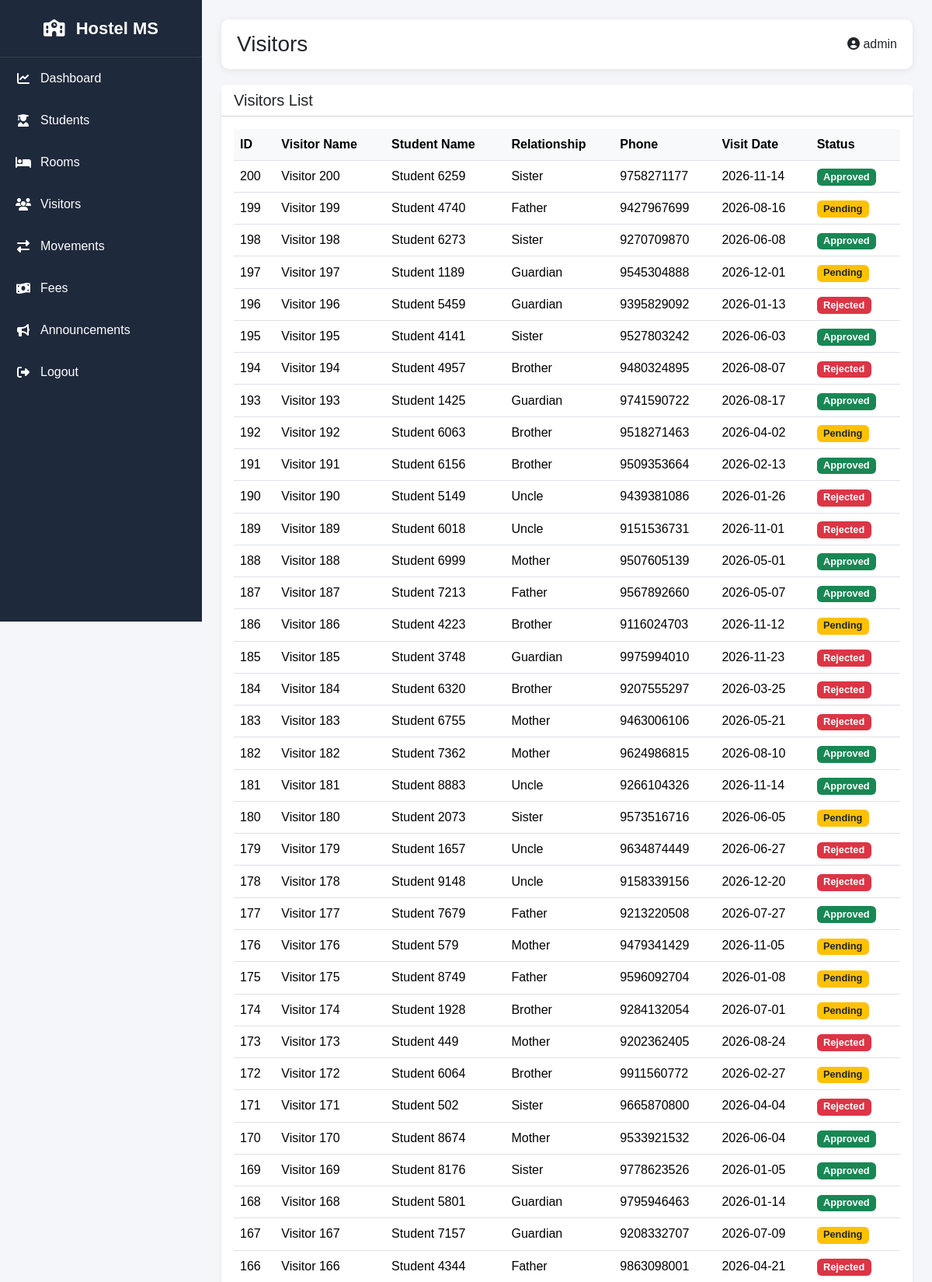
Page /visitors (signed in, upper part) on the committed database.
### models.py (models this page shows)
class Visitor(db.Model):
    __tablename__ = "visitors"
    id = db.Column(
        db.Integer,
        primary_key=True
    )
    name = db.Column(
        db.String(150),
        nullable=False
    )
    student_name = db.Column(
        db.String(150),
        nullable=False
    )
    relationship = db.Column(
        db.String(100)
    )
    phone = db.Column(
        db.String(20)
    )
    visit_date = db.Column(
        db.String(50)
    )
    status = db.Column(
        db.String(20),
        default="Pending"
    )
    created_at = db.Column(
        db.DateTime,
        default=datetime.utcnow
    )

### routes/hostel_routes.py (the view)
@hostel_bp.route(
    "/visitors"
)
def visitors():
    if "user_id" not in session:
        return redirect(
            url_for(
                "auth.login"
            )
        )
    visitors = Visitor.query.order_by(
        Visitor.created_at.desc()
    ).all()
    return render_template(
        "visitors.html",
        visitors=visitors
    )

### templates/visitors.html (shortened to what this page needs)
{% extends "base.html" %}
{% block page_title %}
Visitors
{% endblock %}
{% block content %}
<div class="card border-0 shadow-sm">
    <div class="card-header bg-white">
        <h5 class="mb-0">
            Visitors List
        </h5>
    </div>
    <div class="card-body">
        <div class="table-responsive">
            <table class="table table-hover align-middle">
                <thead>
                    <tr>
                        <th>ID</th>
                        <th>Visitor Name</th>
                        <th>Student Name</th>
                        <th>Relationship</th>
                        <th>Phone</th>
                        <th>Visit Date</th>
                        <th>Status</th>
                    </tr>
                </thead>
                <tbody>
                    {% for visitor in visitors %}
                    <tr>
                        <td>
                            {{ visitor.id }}
                        </td>
                        <td>
                            {{ visitor.name }}
                        </td>
                        <td>
                            {{ visitor.student_name }}
                        </td>
                        <td>
                            {{ visitor.relationship }}
                        </td>
                        <td>
                            {{ visitor.phone }}
                        </td>
                        <td>
                            {{ visitor.visit_date }}
                        </td>
                        <td>
                            {% if visitor.status == 'Approved' %}
                            <span class="badge bg-success">
                                {{ visitor.status }}
                            </span>
                            {% elif visitor.status == 'Pending' %}
                            <span class="badge bg-warning text-dark">
                                {{ visitor.status }}
                            </span>
                            {% else %}
                            <span class="badge bg-danger">
                                {{ visitor.status }}
                            </span>
                            {% endif %}
                        </td>
                    </tr>
                    {% else %}
                    <tr>
                        <td colspan="7" class="text-center text-muted">
                            No visitors found
                        </td>
                    </tr>
                    {% endfor %}
                </tbody>
            </table>
        </div>
    </div>
</div>
{% endblock %}

### static/css/style.css (style rules this page uses)
* { margin:0; padding:0; box-sizing:border-box; }
body { background:#f4f6f9; font-family:Arial,Helvetica,sans-serif; }
.card { border-radius:12px; }
.table th { background:#f8f9fa; }
.badge { font-size:0.8rem; }

### rows in the picture
Visitor: id "200", name "Visitor 200", student_name "Student 6259", relationship "Sister", phone "9758271177", visit_date "2026-11-14", status "Approved"
Visitor: id "199", name "Visitor 199", student_name "Student 4740", relationship "Father", phone "9427967699", visit_date "2026-08-16", status "Pending"
Visitor: id "198", name "Visitor 198", student_name "Student 6273", relationship "Sister", phone "9270709870", visit_date "2026-06-08", status "Approved"
Visitor: id "197", name "Visitor 197", student_name "Student 1189", relationship "Guardian", phone "9545304888", visit_date "2026-12-01", status "Pending"
Visitor: id "196", name "Visitor 196", student_name "Student 5459", relationship "Guardian", phone "9395829092", visit_date "2026-01-13", status "Rejected"
Visitor: id "195", name "Visitor 195", student_name "Student 4141", relationship "Sister", phone "9527803242", visit_date "2026-06-03", status "Approved"
Visitor: id "194", name "Visitor 194", student_name "Student 4957", relationship "Brother", phone "9480324895", visit_date "2026-08-07", status "Rejected"
Visitor: id "193", name "Visitor 193", student_name "Student 1425", relationship "Guardian", phone "9741590722", visit_date "2026-08-17", status "Approved"
Visitor: id "192", name "Visitor 192", student_name "Student 6063", relationship "Brother", phone "9518271463", visit_date "2026-04-02", status "Pending"
Visitor: id "191", name "Visitor 191", student_name "Student 6156", relationship "Brother", phone "9509353664", visit_date "2026-02-13", status "Approved"
Visitor: id "190", name "Visitor 190", student_name "Student 5149", relationship "Uncle", phone "9439381086", visit_date "2026-01-26", status "Rejected"
Visitor: id "189", name "Visitor 189", student_name "Student 6018", relationship "Uncle", phone "9151536731", visit_date "2026-11-01", status "Rejected"
Visitor: id "188", name "Visitor 188", student_name "Student 6999", relationship "Mother", phone "9507605139", visit_date "2026-05-01", status "Approved"
Visitor: id "187", name "Visitor 187", student_name "Student 7213", relationship "Father", phone "9567892660", visit_date "2026-05-07", status "Approved"
Visitor: id "186", name "Visitor 186", student_name "Student 4223", relationship "Brother", phone "9116024703", visit_date "2026-11-12", status "Pending"
Visitor: id "185", name "Visitor 185", student_name "Student 3748", relationship "Guardian", phone "9975994010", visit_date "2026-11-23", status "Rejected"
Visitor: id "184", name "Visitor 184", student_name "Student 6320", relationship "Brother", phone "9207555297", visit_date "2026-03-25", status "Rejected"
Visitor: id "183", name "Visitor 183", student_name "Student 6755", relationship "Mother", phone "9463006106", visit_date "2026-05-21", status "Rejected"
Visitor: id "182", name "Visitor 182", student_name "Student 7362", relationship "Mother", phone "9624986815", visit_date "2026-08-10", status "Approved"
Visitor: id "181", name "Visitor 181", student_name "Student 8883", relationship "Uncle", phone "9266104326", visit_date "2026-11-14", status "Approved"
Visitor: id "180", name "Visitor 180", student_name "Student 2073", relationship "Sister", phone "9573516716", visit_date "2026-06-05", status "Pending"
Visitor: id "179", name "Visitor 179", student_name "Student 1657", relationship "Uncle", phone "9634874449", visit_date "2026-06-27", status "Rejected"
Visitor: id "178", name "Visitor 178", student_name "Student 9148", relationship "Uncle", phone "9158339156", visit_date "2026-12-20", status "Rejected"
Visitor: id "177", name "Visitor 177", student_name "Student 7679", relationship "Father", phone "9213220508", visit_date "2026-07-27", status "Approved"
Visitor: id "176", name "Visitor 176", student_name "Student 579", relationship "Mother", phone "9479341429", visit_date "2026-11-05", status "Pending"
Visitor: id "175", name "Visitor 175", student_name "Student 8749", relationship "Father", phone "9596092704", visit_date "2026-01-08", status "Pending"
Visitor: id "174", name "Visitor 174", student_name "Student 1928", relationship "Brother", phone "9284132054", visit_date "2026-07-01", status "Pending"
Visitor: id "173", name "Visitor 173", student_name "Student 449", relationship "Mother", phone "9202362405", visit_date "2026-08-24", status "Rejected"
Visitor: id "172", name "Visitor 172", student_name "Student 6064", relationship "Brother", phone "9911560772", visit_date "2026-02-27", status "Pending"
Visitor: id "171", name "Visitor 171", student_name "Student 502", relationship "Sister", phone "9665870800", visit_date "2026-04-04", status "Rejected"
Visitor: id "170", name "Visitor 170", student_name "Student 8674", relationship "Mother", phone "9533921532", visit_date "2026-06-04", status "Approved"
Visitor: id "169", name "Visitor 169", student_name "Student 8176", relationship "Sister", phone "9778623526", visit_date "2026-01-05", status "Approved"
Visitor: id "168", name "Visitor 168", student_name "Student 5801", relationship "Guardian", phone "9795946463", visit_date "2026-01-14", status "Approved"
Visitor: id "167", name "Visitor 167", student_name "Student 7157", relationship "Guardian", phone "9208332707", visit_date "2026-07-09", status "Pending"
Visitor: id "166", name "Visitor 166", student_name "Student 4344", relationship "Father", phone "9863098001", visit_date "2026-04-21", status "Rejected"

### other values in the picture
{{ session.get('username') }} "admin"
